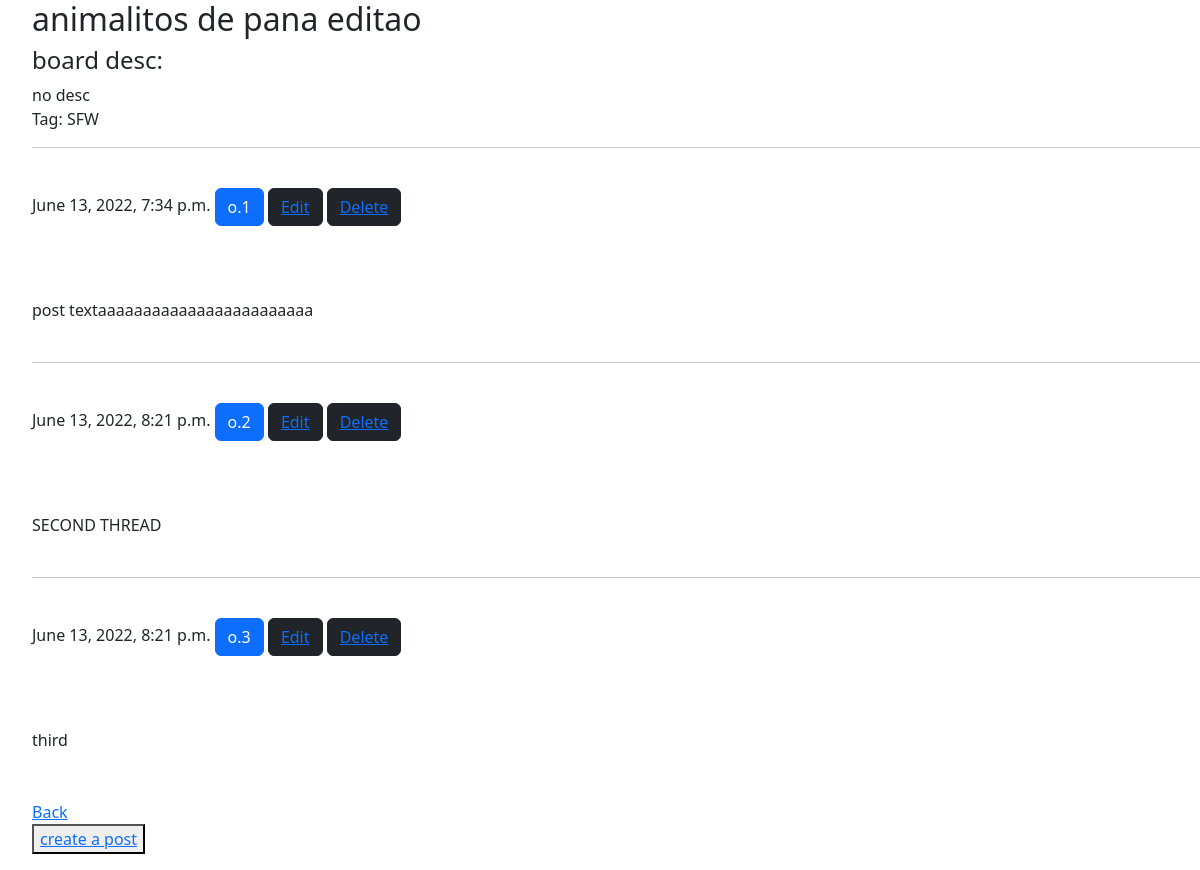
/board/1, run on the app's committed database.
### multi/models.py (models this page shows, shortened)
class Board(models.Model):
    class BoardCategory(models.TextChoices):
        Opsfw= "SFW" , "sfw"
        Opnsfw= "NSFW" , "nsfw"
    tag = models.CharField(
            max_length=12,
            choices=BoardCategory.choices,
            default=BoardCategory.Opsfw
        )
    name = models.CharField(default="Pick a name", max_length=50)
    description = models.TextField(default="Pick a description")
    newadd = models.TextField(default="Hola que pasa")
    adminPost= models.TextField(default="Hola soy el admin")

class Post(models.Model):
    board =  models.ForeignKey(Board, related_name='posts', on_delete=models.CASCADE) # sets foreign key # parameter
    description = models.TextField(default="post text")
    date = models.DateTimeField(auto_now_add=True) # displays creation time

### multi/views.py (the view)
# urls.py: path('board/<int:pk>', BoardView.as_view(), name='board-panel' ),
class BoardView(DetailView): # detailview shows the details of each board and its contents, ofc you need to reference in html temp
    model = Board
    template_name = 'board.html'

### multi/templates/board.html
{% extends 'base.html' %}
{% block content %}
<ul>
    <h2>{{ board.name }}</h2>
    <h4>board desc: </h4>
    {{ board.description }}
    <br>
    Tag: {{ board.tag }}
    <br>
    {% if not board.posts.all %}
        no posts yet..
          <button> <a href="{% url 'create-post' board.pk %}"> add one? </a> </button>
    {% else %}
        {% for post in board.posts.all %}
        <hr>
        <br>
        {{post.date }} <button type="button" class="btn btn-primary" data-bs-toggle="modal" data-bs-target="#exampleModal" data-bs-whatever="{{ post.pk }}"> o.{{ post.pk }}</button>
        <button class="btn btn-dark"> <a href="{% url 'update-post' post.pk %}"> Edit</a></button>
        <button class="btn btn-dark"> <a href="{% url 'delete-post' post.pk %}"> Delete</a></button>
        <br><br>
        <br><br>
        {{ post.description }}
        <br><br>
        {% endfor %}
    {% endif %}
    <br>
    <a href="{% url 'home' %}"> Back </a>
    <br>
    <button> <a href="{% url 'create-post' board.pk %}"> create a post </a> </button>
</ul>
{% endblock %}

### data on the page
Board: description "no desc", tag "SFW"
Post: date "June 13, 2022, 7:34 p.m.", pk "1", description "post textaaaaaaaaaaaaaaaaaaaaaaaa"
Post: date "June 13, 2022, 8:21 p.m.", pk "2", description "SECOND THREAD"
Post: date "June 13, 2022, 8:21 p.m.", pk "3", description "third"
